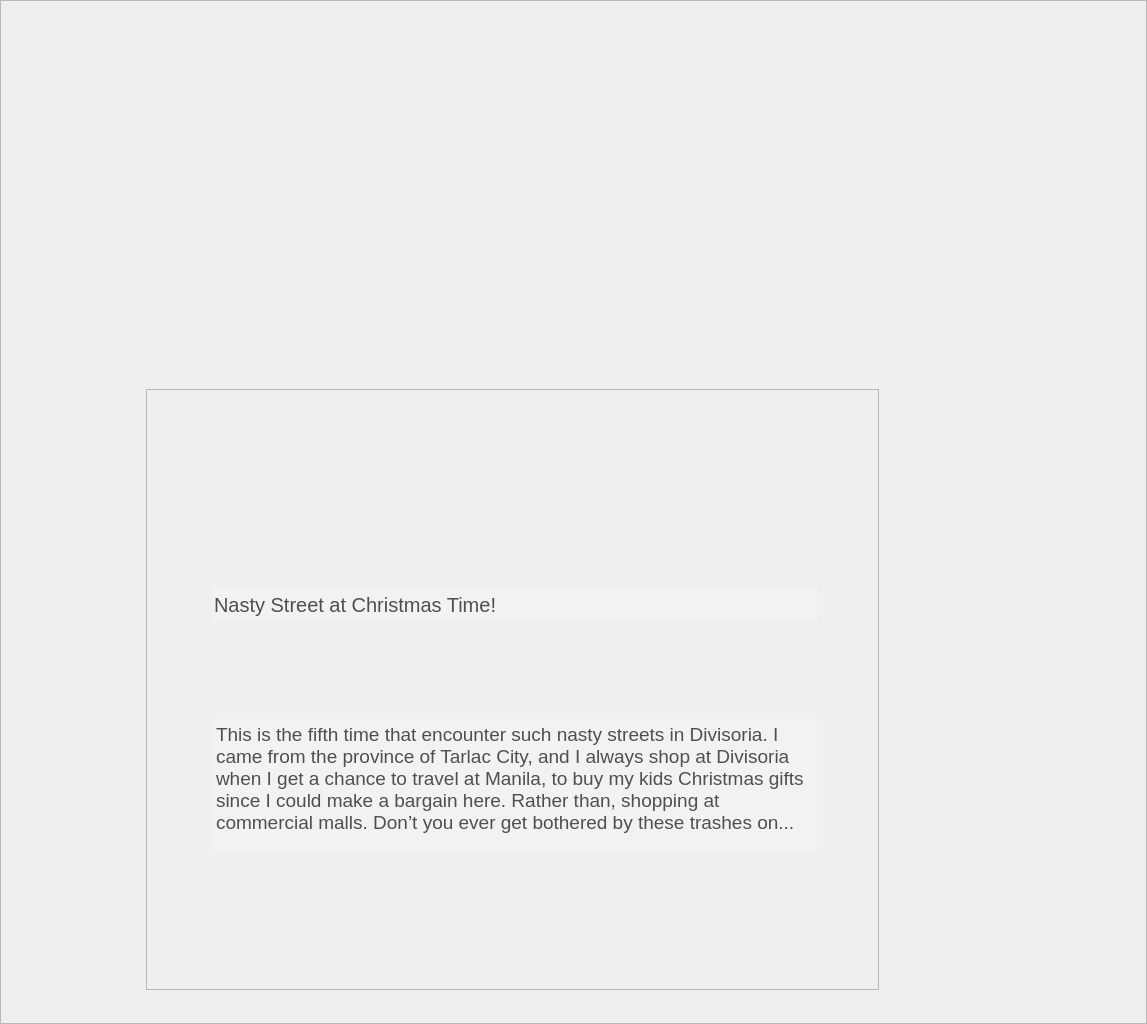
<?xml version="1.0" encoding="UTF-8"?>
<ui version="4.0">
 <class>Form</class>
 <widget class="QWidget" name="Form">
  <property name="geometry">
   <rect>
    <x>0</x>
    <y>0</y>
    <width>1147</width>
    <height>1024</height>
   </rect>
  </property>
  <property name="windowTitle">
   <string>Form</string>
  </property>
  <widget class="QFrame" name="Background">
   <property name="geometry">
    <rect>
     <x>0</x>
     <y>0</y>
     <width>1147</width>
     <height>1024</height>
    </rect>
   </property>
   <property name="styleSheet">
    <string notr="true">[objectName^=&quot;Background&quot;]
{
	background-image:url(:/static/background.png)
}

[objectName^=&quot;stepFrame&quot;]
{
	background-image:url(:/static/s1.png)
}

QPushButton
{
	background-color: none;
	border:none;
}

QPlainTextEdit
{
	background-color: rgb(242, 242, 242);
    border:none;
    font-size:19px;
	color: rgb(79, 79, 79)
}

QLineEdit
{
	background-color: rgb(242, 242, 242);
    border:none;
    font-size:20px;
	color: rgb(79, 79, 79)
}</string>
   </property>
   <property name="frameShape">
    <enum>QFrame::StyledPanel</enum>
   </property>
   <property name="frameShadow">
    <enum>QFrame::Raised</enum>
   </property>
   <widget class="QFrame" name="stepFrame">
    <property name="geometry">
     <rect>
      <x>146</x>
      <y>389</y>
      <width>733</width>
      <height>601</height>
     </rect>
    </property>
    <property name="frameShape">
     <enum>QFrame::StyledPanel</enum>
    </property>
    <property name="frameShadow">
     <enum>QFrame::Raised</enum>
    </property>
    <widget class="QLineEdit" name="title">
     <property name="geometry">
      <rect>
       <x>66</x>
       <y>198</y>
       <width>605</width>
       <height>35</height>
      </rect>
     </property>
     <property name="text">
      <string>Nasty Street at Christmas Time!</string>
     </property>
    </widget>
    <widget class="QPushButton" name="next_but">
     <property name="geometry">
      <rect>
       <x>586</x>
       <y>511</y>
       <width>122</width>
       <height>52</height>
      </rect>
     </property>
     <property name="text">
      <string/>
     </property>
    </widget>
    <widget class="QPlainTextEdit" name="desc">
     <property name="geometry">
      <rect>
       <x>66</x>
       <y>330</y>
       <width>605</width>
       <height>131</height>
      </rect>
     </property>
     <property name="verticalScrollBarPolicy">
      <enum>Qt::ScrollBarAlwaysOff</enum>
     </property>
     <property name="horizontalScrollBarPolicy">
      <enum>Qt::ScrollBarAlwaysOff</enum>
     </property>
     <property name="plainText">
      <string>This is the fifth time that encounter such nasty streets in Divisoria. I came from the province of Tarlac City, and I always shop at Divisoria when I get a chance to travel at Manila, to buy my kids Christmas gifts since I could make a bargain here. Rather than, shopping at commercial malls. Don’t you ever get bothered by these trashes on...</string>
     </property>
    </widget>
   </widget>
   <widget class="QLabel" name="step1">
    <property name="geometry">
     <rect>
      <x>160</x>
      <y>300</y>
      <width>200</width>
      <height>51</height>
     </rect>
    </property>
    <property name="text">
     <string/>
    </property>
    <property name="pixmap">
     <pixmap resource="../Resources/flagging/fl_res.qrc">:/steps/s1_a.png</pixmap>
    </property>
    <property name="alignment">
     <set>Qt::AlignCenter</set>
    </property>
   </widget>
   <widget class="QLabel" name="step2">
    <property name="geometry">
     <rect>
      <x>420</x>
      <y>300</y>
      <width>200</width>
      <height>51</height>
     </rect>
    </property>
    <property name="text">
     <string/>
    </property>
    <property name="pixmap">
     <pixmap resource="../Resources/flagging/fl_res.qrc">:/steps/s2_d.png</pixmap>
    </property>
    <property name="alignment">
     <set>Qt::AlignCenter</set>
    </property>
   </widget>
   <widget class="QLabel" name="step3">
    <property name="geometry">
     <rect>
      <x>670</x>
      <y>300</y>
      <width>200</width>
      <height>51</height>
     </rect>
    </property>
    <property name="text">
     <string/>
    </property>
    <property name="pixmap">
     <pixmap resource="../Resources/flagging/fl_res.qrc">:/steps/s3_d.png</pixmap>
    </property>
    <property name="alignment">
     <set>Qt::AlignCenter</set>
    </property>
   </widget>
  </widget>
 </widget>
 <resources>
  <include location="../Resources/flagging/fl_res.qrc"/>
 </resources>
 <connections/>
</ui>
